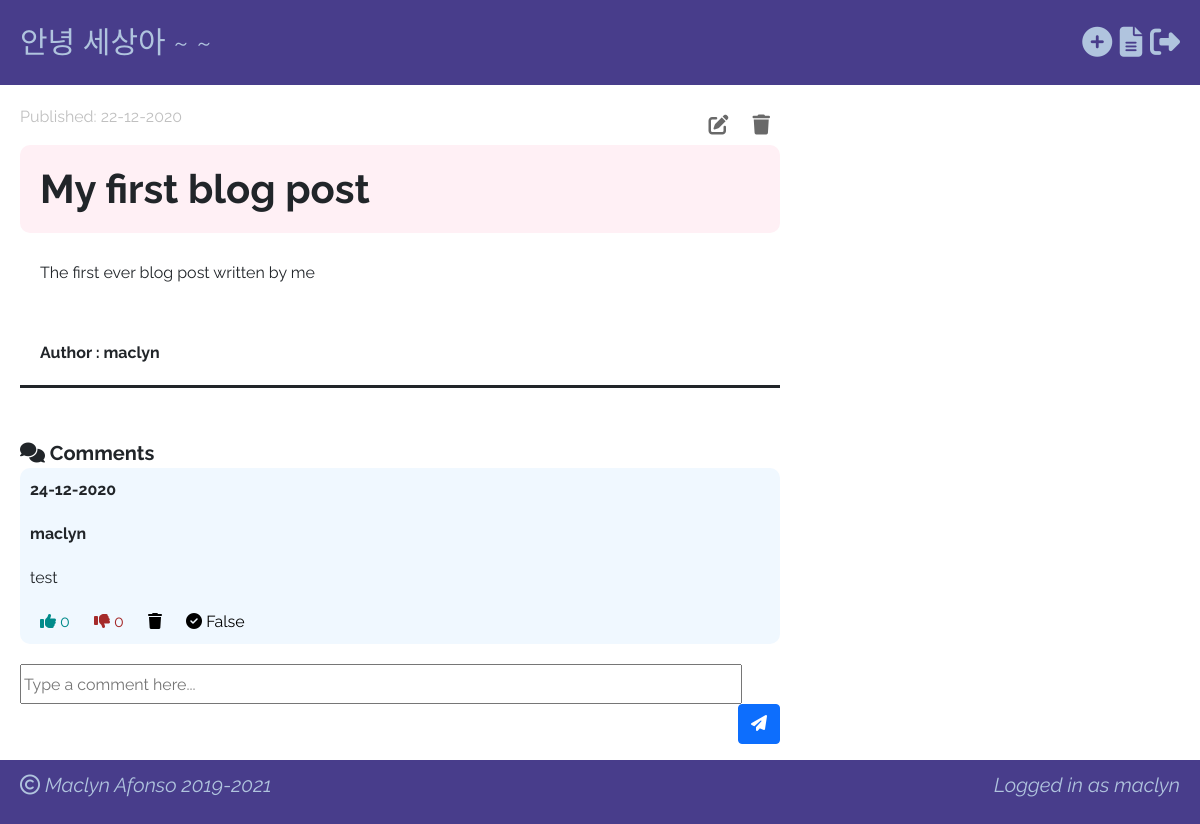
Page /post/2/ (signed in) on the committed database.
### blog/models.py (models this page shows, shortened)
class Post(models.Model):
    author = models.ForeignKey('auth.User', on_delete=models.CASCADE)
    title = models.CharField(max_length=250)
    text = models.TextField()
    created_date = models.DateTimeField(default=timezone.now)
    published_date = models.DateTimeField(blank=True, null=True)
    approved = models.BooleanField(default=False)

class Comment(models.Model):
    post = models.ForeignKey('blog.Post', on_delete=models.CASCADE, related_name='comments')
    author = models.ForeignKey('auth.User', on_delete=models.CASCADE)
    text = models.TextField()
    created_date = models.DateTimeField(default=timezone.now)
    likes = models.IntegerField(default=0)
    dislikes = models.IntegerField(default=0)
    approved = models.BooleanField(default=False)

### blog/views.py (the view)
# urls.py: path('post/<int:primary_key>/', views.post_details, name='post_details'),
def post_details(request, primary_key):
    post = get_object_or_404(Post, pk=primary_key)
    comments = Comment.objects.filter(post=primary_key).order_by('-created_date')
    post_for_front_end = {
        'post_details': post,
        'comments': comments
    }
    return render(request, 'blog/post_details.html', post_for_front_end)

### blog/templates/blog/post_details.html (shortened to what this page needs)
{% extends 'blog/base_page.html' %}
{% block content %}
    <div class="">
        <div class="details-header-row">
            {% if post_details.published_date %}
                <p class="date">Published: {{ post_details.published_date|date:'d-m-Y' }}</p>
                <div>
                    {% if user.is_authenticated %}
                        <a href="{% url 'post_edit' primary_key=post_details.pk %}"><i class="fas fa-edit"></i></a>
                        <a href="{% url 'post_delete' primary_key=post_details.pk %}"><i class="fas fa-trash"></i></a>
                    {% endif %}
                </div>
            {% endif %}
        </div>
        <h1 class="details-title">{{ post_details.title }}</h1>
        <p class="details-text">{{ post_details.text | linebreaksbr }}</p>
        <p class="details-author">Author : {{ post_details.author }}</p>
        <div class="comments-container">
            <span class="comment-header"><i class="fas fa-comments"></i> Comments</span>
            {% for comment in comments %}
                {% if user.is_authenticated or comment.approved %}
                    <div class="comment-body">
                        <div class="comment-date">{{ comment.created_date|date:'d-m-Y' }}</div>
                        <div class="comment-author">{{ comment.author }}</div>
                        <div>{{ comment.text }}</div>
                        <div>
                            <a href="{% url 'like_comment' primary_key=post_details.pk comment_key=comment.id %}" class="like"><i class="fas fa-thumbs-up"></i> {{ comment.likes }}</a>
                            <a href="{% url 'dislike_comment' primary_key=post_details.pk comment_key=comment.id %}" class="dislike"><i class="fas fa-thumbs-down"></i> {{ comment.dislikes }}</a>
                            <a href="{% url 'delete_comment' primary_key=post_details.pk comment_key=comment.id %}" class="delete" data-toggle="tooltip" title="Delete"><i class="fas fa-trash"></i></a>
                            {% if user.is_superuser %}
                                <a href="{% url 'approve_comment' primary_key=post_details.pk comment_key=comment.id %}" class="approve" data-toggle="tooltip" title="Approve"><i class="fas fa-check-circle"></i> {{ comment.approved }}</a>
                            {% endif %}
                        </div>
                    </div>
                {% endif %}
            {% endfor %}
            {% if user.is_authenticated %}
                <div class="comment-form">
                    <form action="{% url 'comment_create' primary_key=post_details.pk %}" method="post">
                        <input type="text" name="text" placeholder="Type a comment here...">
                        <button type="submit" class="btn btn-primary"><i class="fas fa-paper-plane"></i></button>
                    </form>
                </div>
            {% endif %}
        </div>
    </div>
{% endblock %}

### blog/templates/blog/base_page.html (shortened to what this page needs)
<!DOCTYPE html>
<html lang="en">
<head>
    <link href="https://cdn.jsdelivr.net/npm/bootstrap@5.0.0-beta1/dist/css/bootstrap.min.css" rel="stylesheet">
    {% load static %}
    <link href="{% static 'css/style.css' %}" rel="stylesheet">
</head>
<body>
    <div class="header">
        <div><a href="{% url 'post_list' %}"> 안녕 세상아 ~ ~ </a></div>
        <div>
            {% if user.is_authenticated %}
                <a href="{% url 'post_new' %}" data-toggle="tooltip" title="Create a new post"><i class="fas fa-plus-circle"></i></a>
                <a href="{% url 'post_draft_list' %}" data-toggle="tooltip" title="View Drafts"><i class="fas fa-file-alt"></i></a>
                <a href="{% url 'logout' %}" data-toggle="tooltip" title="Logout"><i class="fas fa-sign-out-alt"></i></a>
            {% else %}
                <a href="{% url 'login' %}" data-toggle="tooltip" title="Login"><i class="fas fa-sign-in-alt"></i></a>
            {% endif %}
        </div>
    </div>
    <div class="content-container">
        <div class="row">
            {% block content %}
            {% endblock %}
        </div>
    </div>
    <div class="footer">
        <span class="copyright"><i class="far fa-copyright"></i> Maclyn Afonso 2019-2021</span>
        {% if user.is_authenticated %}
            <span class="logged-in-user">Logged in as {{ user.username }}</span>
        {% else %}
            <a href="{% url 'signup' %}" class="signup-link">Sign up?</a>
        {% endif %}
    </div>
</body>
</html>

### blog/static/css/style.css (style rules this page uses)
body { font-family: 'Raleway', sans-serif; }
body a { text-decoration: none; }
.header { background-color: darkslateblue; margin-top: 0; padding: 20px 20px 20px 20px; display: flex; justify-content: space-between; font-size: 30px; font-style: bold; }
.header a { color: lightsteelblue; }
.footer { background-color: darkslateblue; padding: 10px 20px 10px 20px; display: flex; justify-content: space-between; position: fixed; bottom: 0; width: 100%; height: 8vh; }
.logged-in-user, .copyright, .signup-link { font-style: italic; font-size: 20px; color: lightsteelblue; }
.content-container { display: flex; flex-direction: column; max-width: 65vw; margin-top: 20px; }
.row, .row-content { padding-left: 20px; padding-bottom: 10vh; }
.date { color: silver; }
.details-title { background-color: lavenderblush; border-radius: 10px; font-weight: bold; }
.details-author { font-weight: bold; border-bottom: solid; margin-bottom: 50px; }
.details-title, .details-text, .details-author { padding: 20px; }
.details-header-row { display: flex; justify-content: space-between; }
.details-header-row .fas { padding: 10px; color: dimgray; font-size: 20px; }
.comment-header { font-size: 20px; font-weight: bold; }
.comment-body div { padding: 10px 10px 10px 10px; }
.comment-body { background-color: aliceblue; margin-bottom: 10px; border-radius: 10px; }
.comment-body .like { margin: 10px; color: darkcyan; }
.comment-body .dislike { margin: 10px; color: brown; }
.comment-body .delete, .comment-body .approve { margin: 10px; color: black; }
.comment-date, .comment-author { font-weight: bolder; }
.comment-form { margin-top: 20px; }
.comment-form input { width: 95%; height: 40px; }
.comment-form button { float: right; height: 40px; }

### rows in the picture
Post: published_date "22-12-2020", title "My first blog post", text "The first ever blog post written by me", author "maclyn"
Comment: created_date "24-12-2020", author "maclyn", text "test", likes "0", dislikes "0", approved "False"

### other values in the picture
{{ user.username }} "maclyn"
